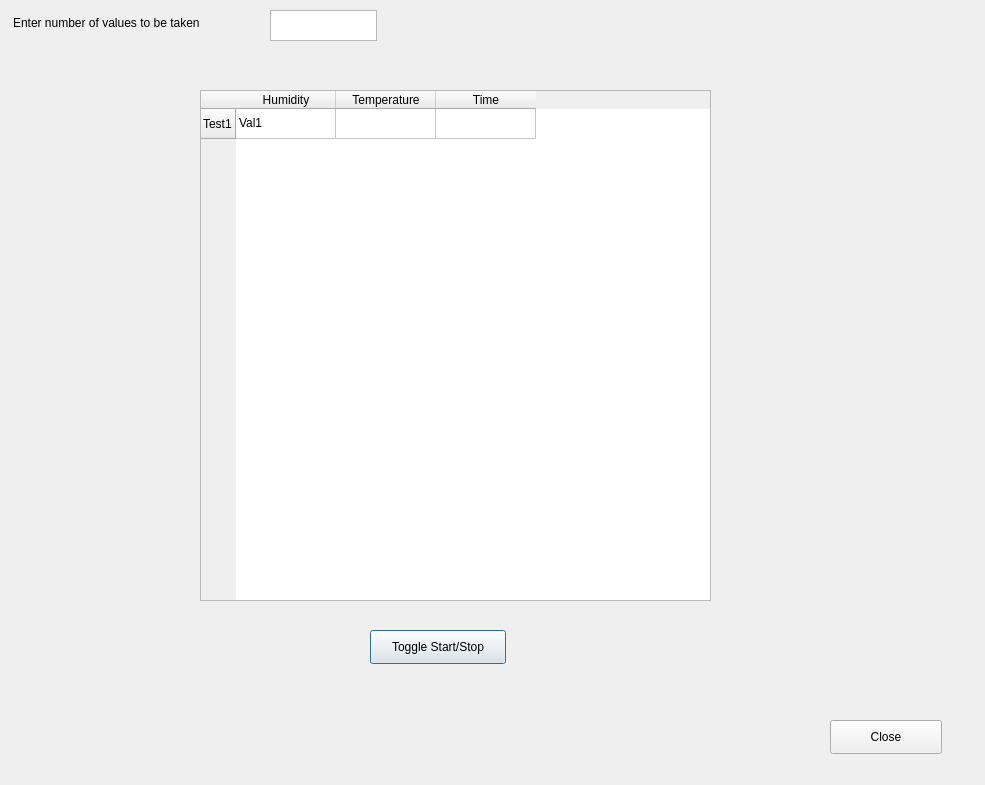
<?xml version="1.0" encoding="UTF-8"?>
<ui version="4.0">
 <class>Dialog</class>
 <widget class="QDialog" name="Dialog">
  <property name="geometry">
   <rect>
    <x>0</x>
    <y>0</y>
    <width>985</width>
    <height>785</height>
   </rect>
  </property>
  <property name="windowTitle">
   <string>Dialog</string>
  </property>
  <widget class="QTableWidget" name="tableWidget">
   <property name="geometry">
    <rect>
     <x>200</x>
     <y>90</y>
     <width>511</width>
     <height>511</height>
    </rect>
   </property>
   <row>
    <property name="text">
     <string>Test1</string>
    </property>
   </row>
   <column>
    <property name="text">
     <string>Humidity</string>
    </property>
   </column>
   <column>
    <property name="text">
     <string>Temperature</string>
    </property>
   </column>
   <column>
    <property name="text">
     <string>Time</string>
    </property>
   </column>
   <item row="0" column="0">
    <property name="text">
     <string>Val1</string>
    </property>
   </item>
  </widget>
  <widget class="QPushButton" name="pushButton">
   <property name="geometry">
    <rect>
     <x>370</x>
     <y>630</y>
     <width>136</width>
     <height>34</height>
    </rect>
   </property>
   <property name="text">
    <string>Toggle Start/Stop</string>
   </property>
   <property name="checkable">
    <bool>true</bool>
   </property>
  </widget>
  <widget class="QLabel" name="label">
   <property name="geometry">
    <rect>
     <x>13</x>
     <y>13</y>
     <width>249</width>
     <height>19</height>
    </rect>
   </property>
   <property name="text">
    <string>Enter number of values to be taken</string>
   </property>
  </widget>
  <widget class="QTextEdit" name="textEdit">
   <property name="geometry">
    <rect>
     <x>270</x>
     <y>10</y>
     <width>107</width>
     <height>31</height>
    </rect>
   </property>
  </widget>
  <widget class="QPushButton" name="pushButton_2">
   <property name="geometry">
    <rect>
     <x>830</x>
     <y>720</y>
     <width>112</width>
     <height>34</height>
    </rect>
   </property>
   <property name="text">
    <string>Close</string>
   </property>
  </widget>
 </widget>
 <resources/>
 <connections/>
</ui>
